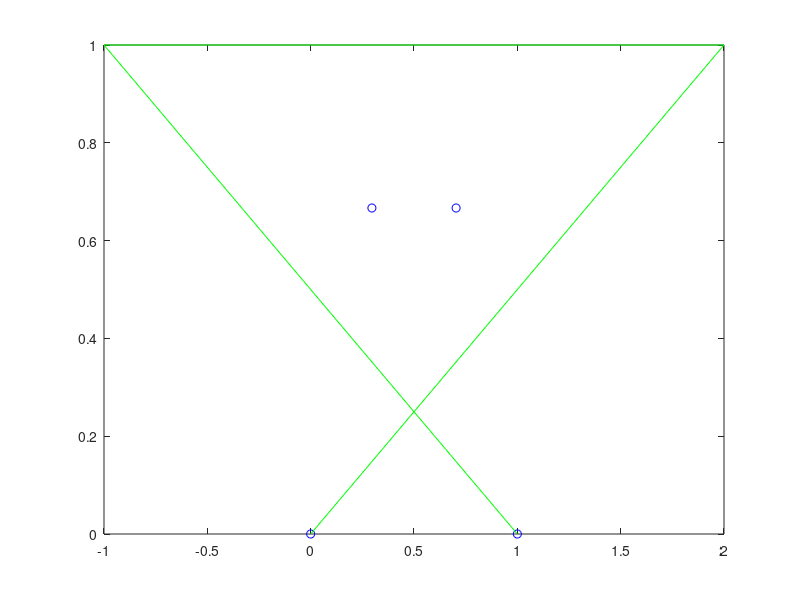

Source code (MATLAB):
clear all;

x = [0 2 -1 1];
y = [0 1 1 0];
%disp('Enter four control points for x and y');
%disp('The format should be: [x1 x2 x3 x4] <enter>');
%disp('and [y1 y2 y3 y4] <enter>');
%nx = input('Enter x vctor\n>>');
%ny = input('Enter y vector\n>>');

x1 = x(1);
x2 = x(2);
x3 = x(3);
x4 = x(4);
y1 = y(1);
y2 = y(2);
y3 = y(3);
y4 = y(4);

cx = (x2 - x1)*3
bx = (x3 - x2)*3 - cx
ax = x4 - x1 - cx - bx

cy = (y2 - y1)*3
by = (y3 - y2)*3 - cy
ay = y4 - y1 - cy - by

for i=0:1/3:1
	X(i*3+1) = ax*(i)^3 + bx*(i)^2 + cx*(i) + x1;
	Y(i*3+1) = ay*(i)^3 + by*(i)^2 + cy*(i) + y1;
end

X;
Y;
plot(X,Y,'bo', x,y, 'g-')





%x(t) = axt^3 + bxt^2 + cxt + x1
%y(t) = ayt^3 + byt^2 + cyt + y1

%x2 = x1 + cx/3;
%x3 = x2 + (cx + bx)/3;
%x4 = x1 + cx + bx + ax;

%y2 = y1 + cy/3;
%y3 = y2 + (cy + by)/3;
%y4 = y1 + cy + by + ay;

%(x(0),y(0)) = (x1,y1); to (x(1),y(1)) = (x4,y4)
%(x1,y1)-(x2,y2)